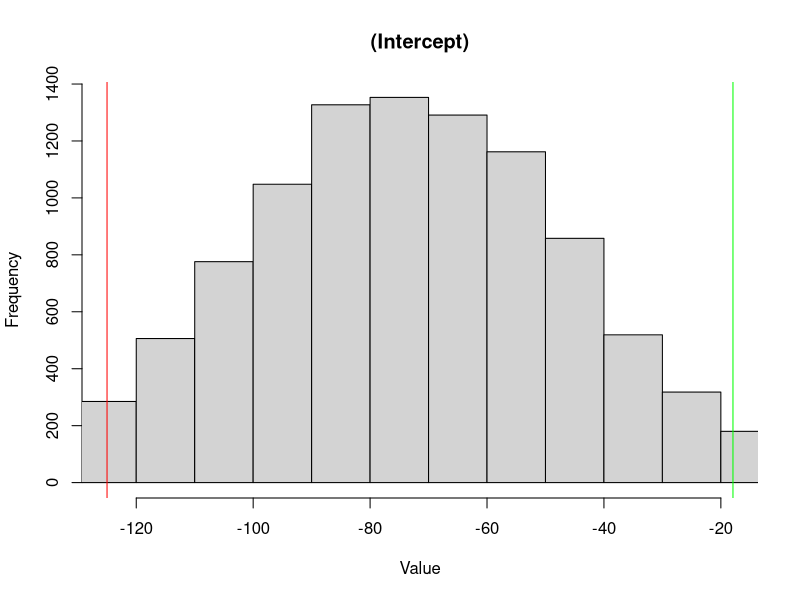
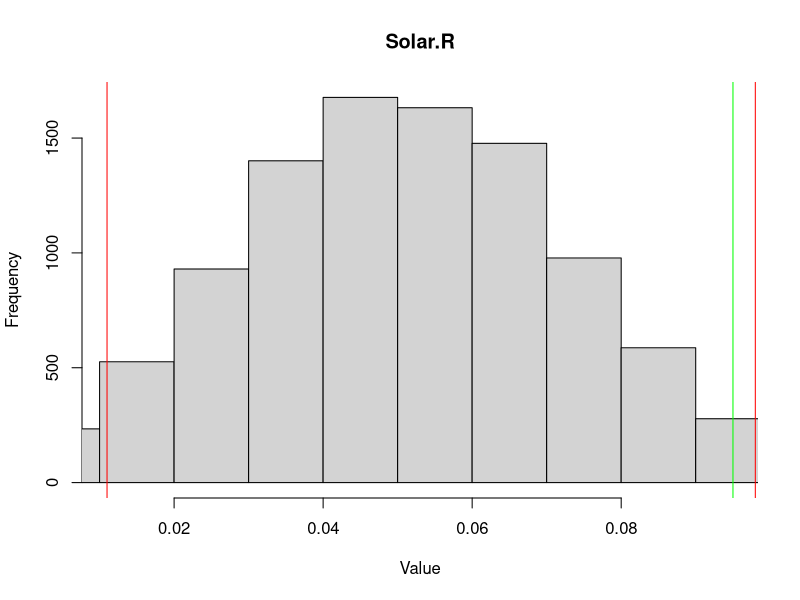
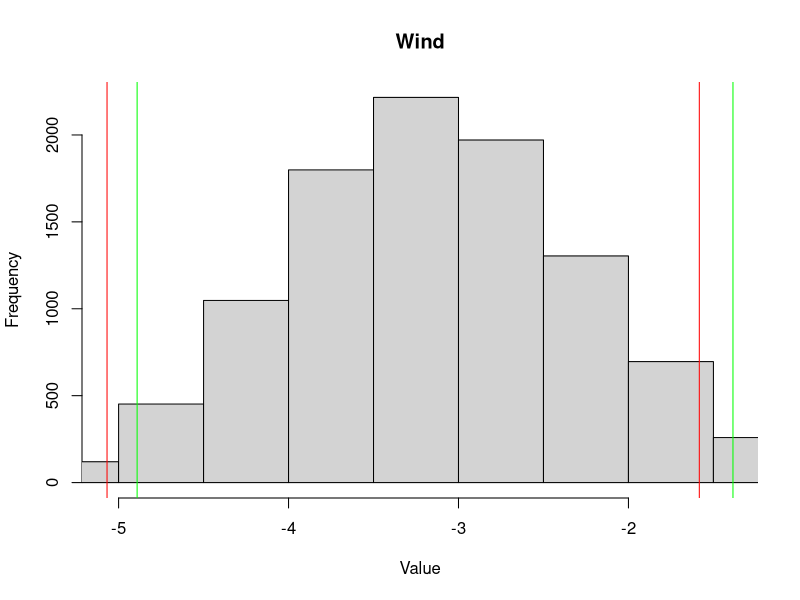
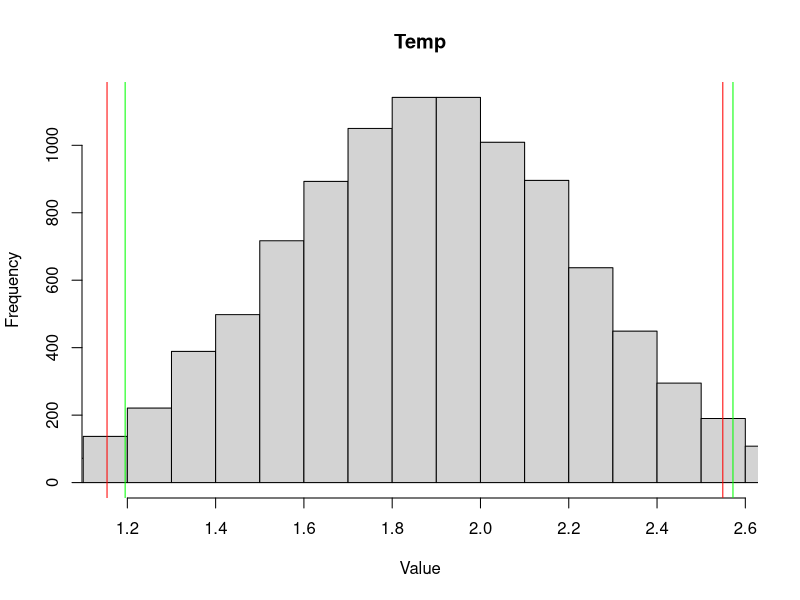
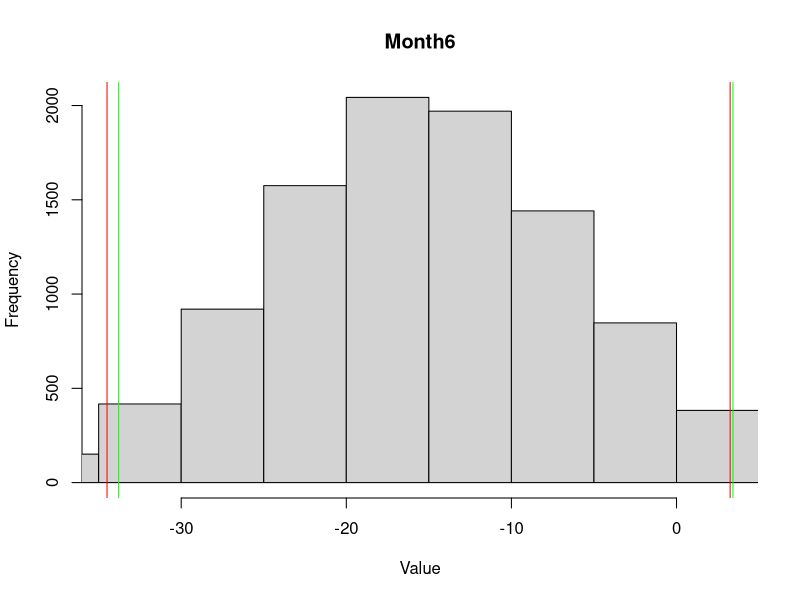
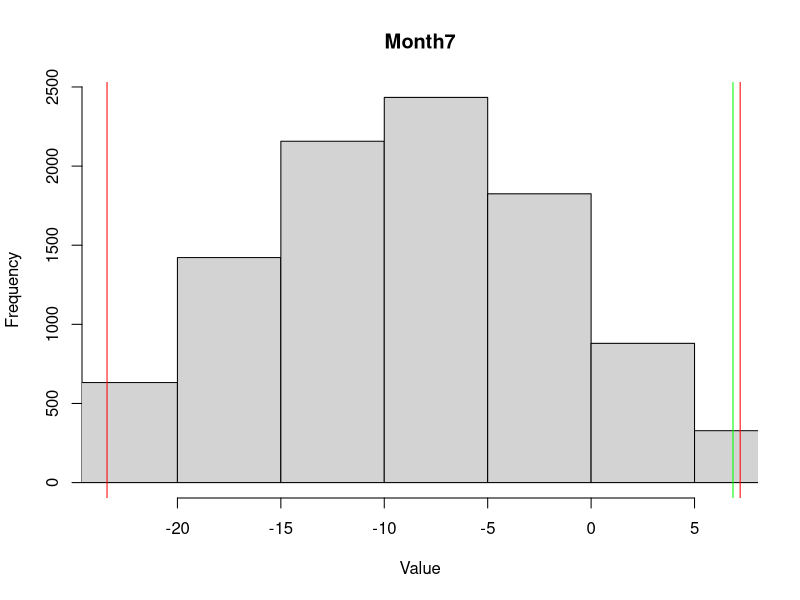
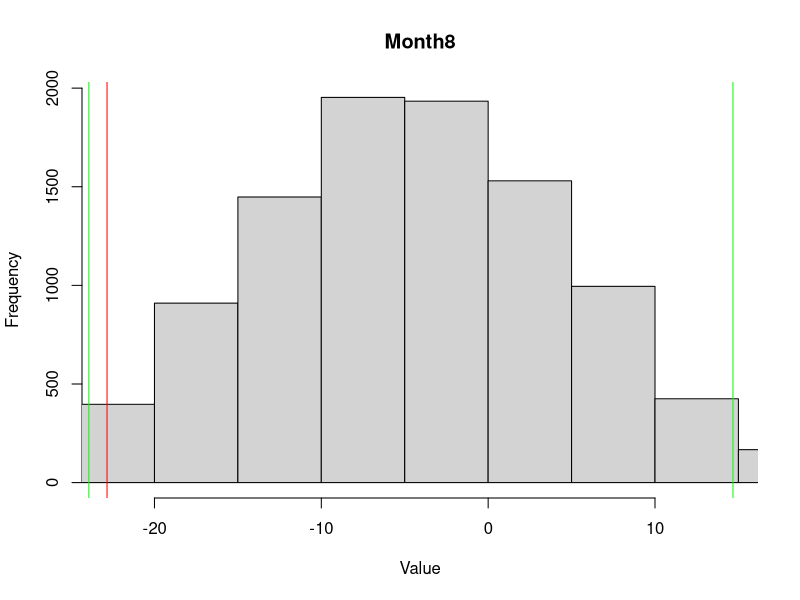
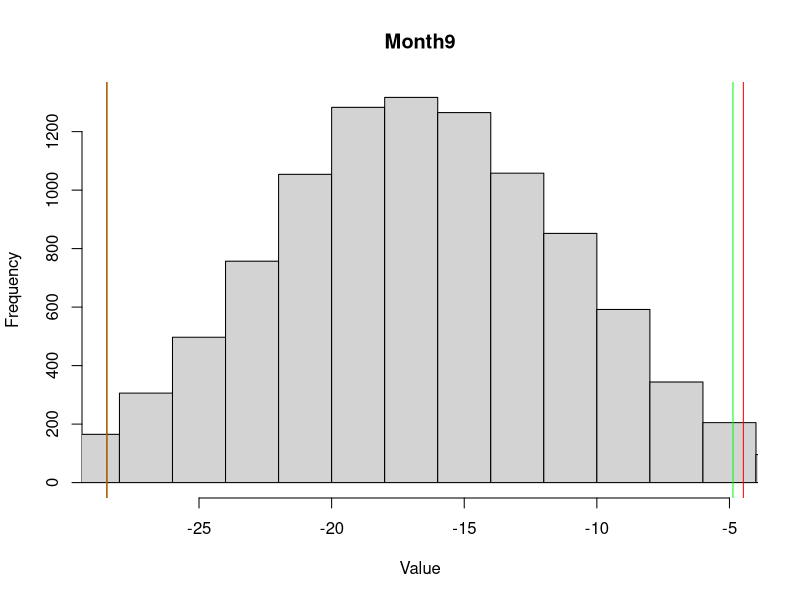

Reproduce these figures in R, in order.
## ---- chunk 1
rm(list=ls())
demo <- T
require(MASS)
data("airquality")

require(data.table)
require(tidyverse)
require(broom)

## ---- chunk 2

raw     <- setDT(na.omit(airquality))[,-c("Day")]
raw$Month <- as.factor(raw$Month)
## ---- chunk 3
seed    <- 337337168

n      <- nrow(raw) 
b <- 500 
## ---- chunk 4
fmla <- Ozone ~ .
## ---- chunk 5
set.seed(seed)
t2 <- sample(n, size=b*n, replace=T) 
c2 <- data.table(g=rep(1:b,each=n),idx=t2)
cl.dt <- c2[,tidy(lm(fmla,data=raw[idx,]),conf.int=T), by=g]
if(demo) {summary(cl.dt)
print(cl.dt)}
## ---- chunk 6
set.seed(seed)
t3 <- sample(rep(1:n,b))
c3 <- data.table(g=rep(1:b,each=n),idx=t3)
bal.dt <- c3[,tidy(lm(fmla,data=raw[idx,]),conf.int=T),by=g] 
if(demo) {summary(bal.dt)
print(bal.dt)}
## ---- chunk 7
ciPNP    <- function(v,ci) {  # data vector, 0 < CI < 1
         alpha <- 1-ci                 # area in the tails
         z     <- qnorm(1-alpha/2)     # Z for start of upper tail
         t     <- mean(v)              # for Paramteric
         s     <- sd(v)                # for Parametric
         e     <- mean((v-t)^2) # Adding mse
         lP    <- round(t-z*s,digits = 3)              # lower bound for Parametric CI
         uP    <- round(t+z*s ,3)               # upper bound for Parametric CI
         bNP   <- c(alpha/2,1-alpha/2) # bounds for Non-Parametric CI
         ci    <- quantile(v, bNP)     # actual Non-Parametric CI bounds values
         return(data.table(avg=t,stDev=s,mse=e,loP=lP,     hiP=uP,
                                         loNP=round(ci[1],3), hiNP=round(ci[2],3)) )
         }
## ---- chunk 8
coverage <- 0.95
ci2      <- cl.dt[,ciPNP(estimate,coverage),by=term]
print(ci2)
## ---- chunk 9
ci3      <- bal.dt[,ciPNP(estimate,coverage),by=term]
print(ci3)
## ---- chunk 10
m0 <- lm(fmla,data=raw)  
p0 <- m0$fitted.values  
r0 <- m0$residuals      
bs.dt <- as.data.table(tidy(m0,conf.int=T)) 
summary(m0)
## ---- chunk 11

plot_histogram <- function(df) {
  # loop through each row and create a histogram
  for (i in 1:nrow(df)) {
    hist(
      rnorm(10000, df$avg[i], df$stDev[i]),
      breaks = 20,
      main = df$term[i],
      xlab = "Value",
      ylab = "Frequency",
      xlim = c(df$loNP[i], df$hiP[i])
    )
    abline(v = df$hiP[i], col = "green")
    abline(v = df$loP[i], col = "green")
    abline(v = df$hiNP[i], col = "red")
    abline(v = df$loNP[i], col = "red")
    print(df[i])
  }
}

## ---- chunk 12
plot_histogram(ci2)
## ---- chunk 13
plot_histogram(ci3)
## ---- chunk 14

merged <- subset(merge(ci2,ci3,by='term',suffixes = c("cl", "ba")),select = c("term","loPcl","hiPcl","loNPcl","hiNPcl","loPba","hiPba","loNPba","hiNPba"))
merged <- merge(merged,subset(bs.dt,select=c("term","conf.low","conf.high")),by="term")
merged

